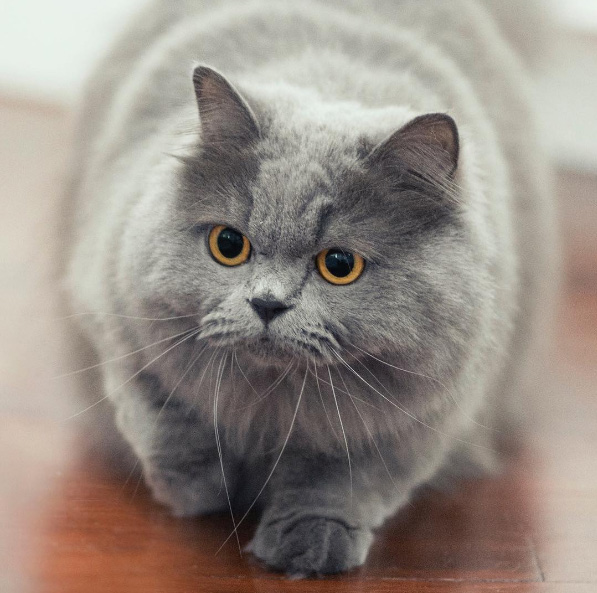
#> input picture cat.bmp, 597 x 593 px, found by its file name
$ python 9_translate.py
#> lines starting #> are read from the running program, lines starting #| are printed output that depends on the picture
import cv2
import sys
import numpy as np

src = cv2.imread('../Day5/cat.bmp')
#> src is the input picture: shape (593, 597, 3); mean B, G, R 133.7, 141.6, 151.2

# M
aff = np.array([[1, 0, 200],
                [0, 1, 100]], dtype=np.float32)

dst = cv2.warpAffine(src, aff, (0, 0))
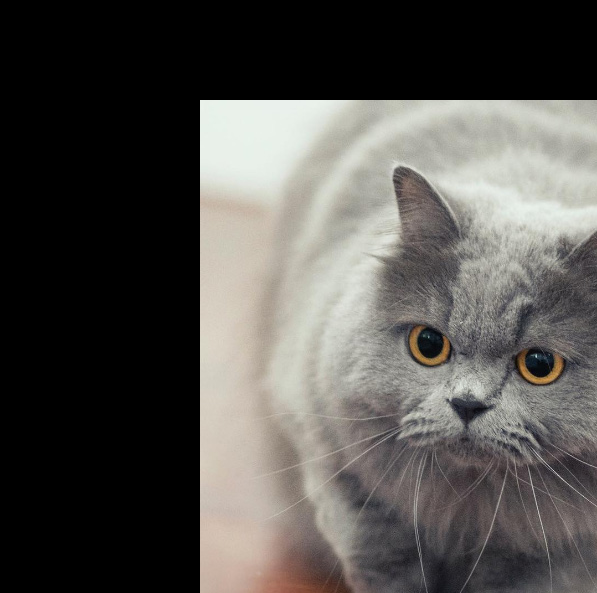
#> dst: shape (593, 597, 3); mean B, G, R 78.4, 81.8, 84.1

cv2.imshow('src', src)
cv2.imshow('dst', dst)
cv2.waitKey()

cv2.destroyAllWindows()
